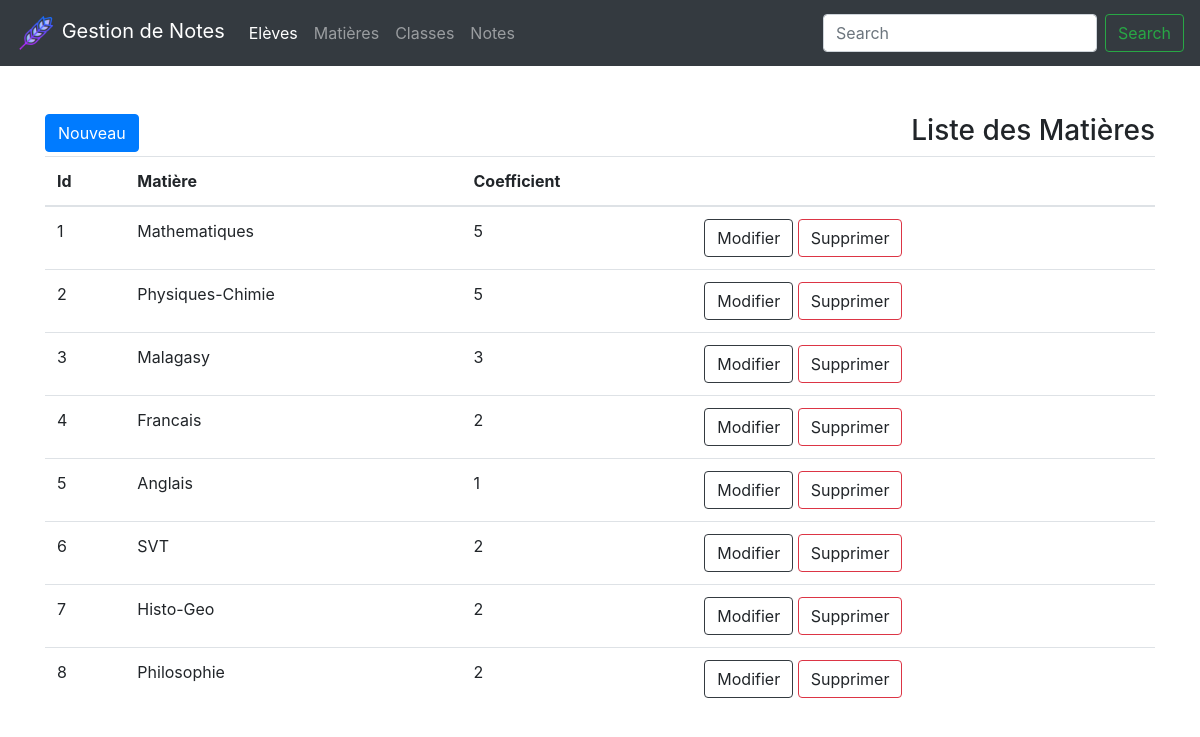
The app's page /views/Matiere/index.php with its own data.
### tables this page shows
CREATE TABLE `matiere` (
  `idMatiere` int(11) NOT NULL,
  `nomMat` varchar(20) NOT NULL,
  `coefficient` int(11) NOT NULL
);

### models/matiere.php (called while the page is built, shortened)
<?php
    class Matiere {
        private $conn;
        private $table = 'matiere';
        public function __construct($db)
        {
            $this->conn = $db;
        }
        public function lister_matiere()
        {
            $query = 'SELECT * FROM '.$this->table.' ORDER BY idMatiere';
            $statement = $this->conn->prepare($query);
            $statement->execute();
            return $statement;
        }
    }

### views/Matiere/index.php (the view, shortened to what this page needs)
<?php
	include '../../models/matiere.php';
	$database = new Database();
    $db = $database->connect();
    $matiere = new Matiere($db);
    $result = $matiere->lister_matiere();
    $liste_matiere = $result->fetchAll(PDO::FETCH_ASSOC);
?>
<!DOCTYPE html>
<html>
	<head>
		<link rel="stylesheet" type="text/css" href="../../assets/css/bootstrap.css">
		<link rel="stylesheet" type="text/css" href="../../assets/css/style.css">
		<?php include_once '../header.php' ?>
	</head>
	<body>
		<div class="container mt-5">
			<h3 class="float-right">Liste des Matières</h3>
		</div>
		<div class="container">
			<button type="button" class="btn btn-primary" data-toggle="modal" data-target="#nouveau">
			    Nouveau
			</button>
			<table class="table table-hover">
			    <thead>
			      <tr>
			        <th>Id</th>
			        <th>Matière</th>
			        <th>Coefficient</th>
			        <th></th>
			      </tr>
			    </thead>
			    <tbody>
			      <?php foreach ($liste_matiere as $data) { ?>
					<tr>
						<td><?= $data['idMatiere'] ?></td>
						<td><?= $data['nomMat'] ?></td>
						<td><?= $data['coefficient'] ?></td>
						<td>
				        	<a class="btn btn-outline-dark" data-toggle="modal" data-target="#modifier"><span>Modifier</span></a>
				        	<a class="btn btn-outline-danger" data-toggle="modal" data-target="#supprimer"><span>Supprimer</span></a>
			        </td>
					</div>
				<?php } ?>
	</body>
</html>

### assets/css/style.css (style rules this page uses)
table { border: none !important; }

### records on screen
matiere: idMatiere "1", nomMat "Mathematiques", coefficient "5"
matiere: idMatiere "2", nomMat "Physiques-Chimie", coefficient "5"
matiere: idMatiere "3", nomMat "Malagasy", coefficient "3"
matiere: idMatiere "4", nomMat "Francais", coefficient "2"
matiere: idMatiere "5", nomMat "Anglais", coefficient "1"
matiere: idMatiere "6", nomMat "SVT", coefficient "2"
matiere: idMatiere "7", nomMat "Histo-Geo", coefficient "2"
matiere: idMatiere "8", nomMat "Philosophie", coefficient "2"
